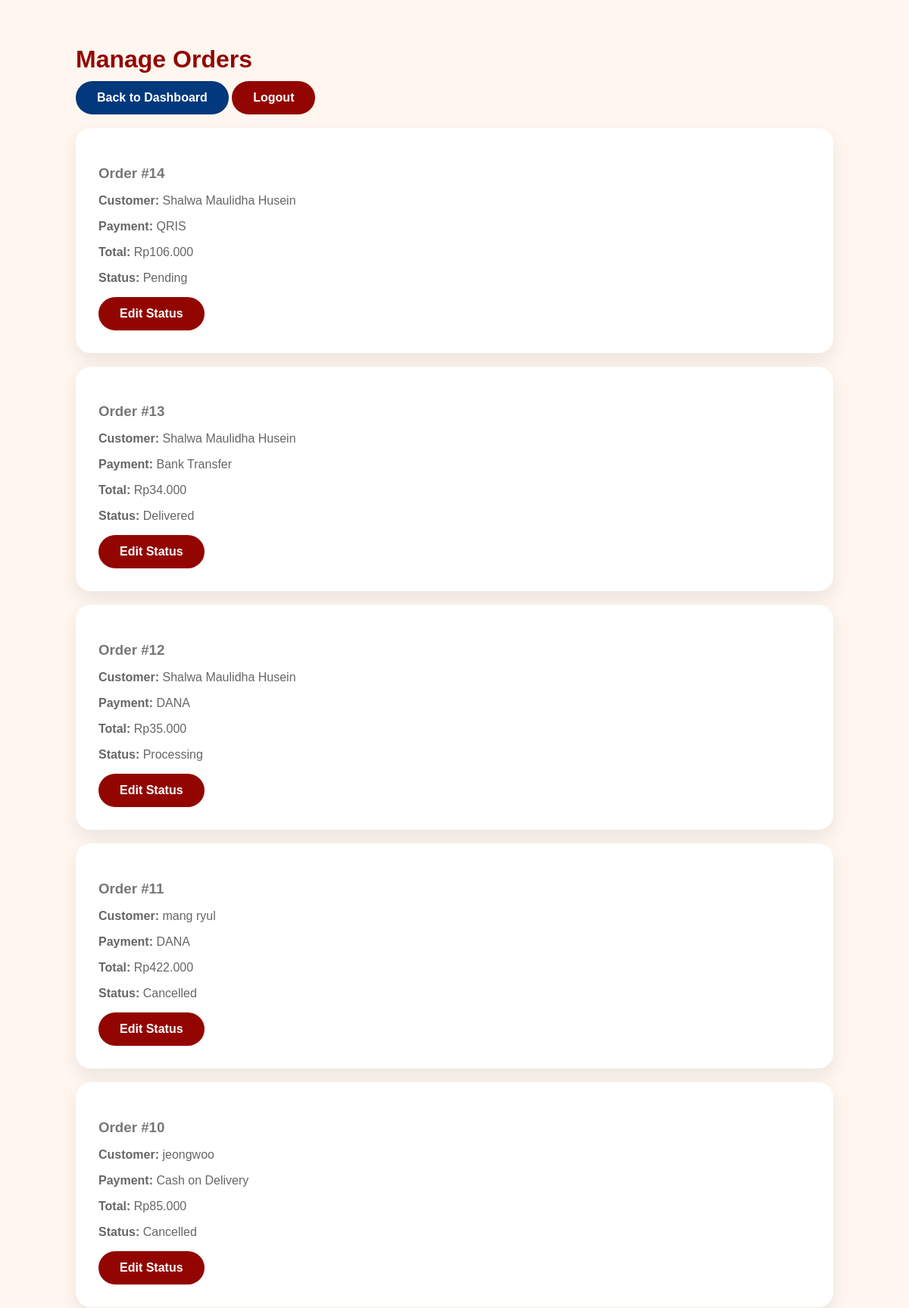
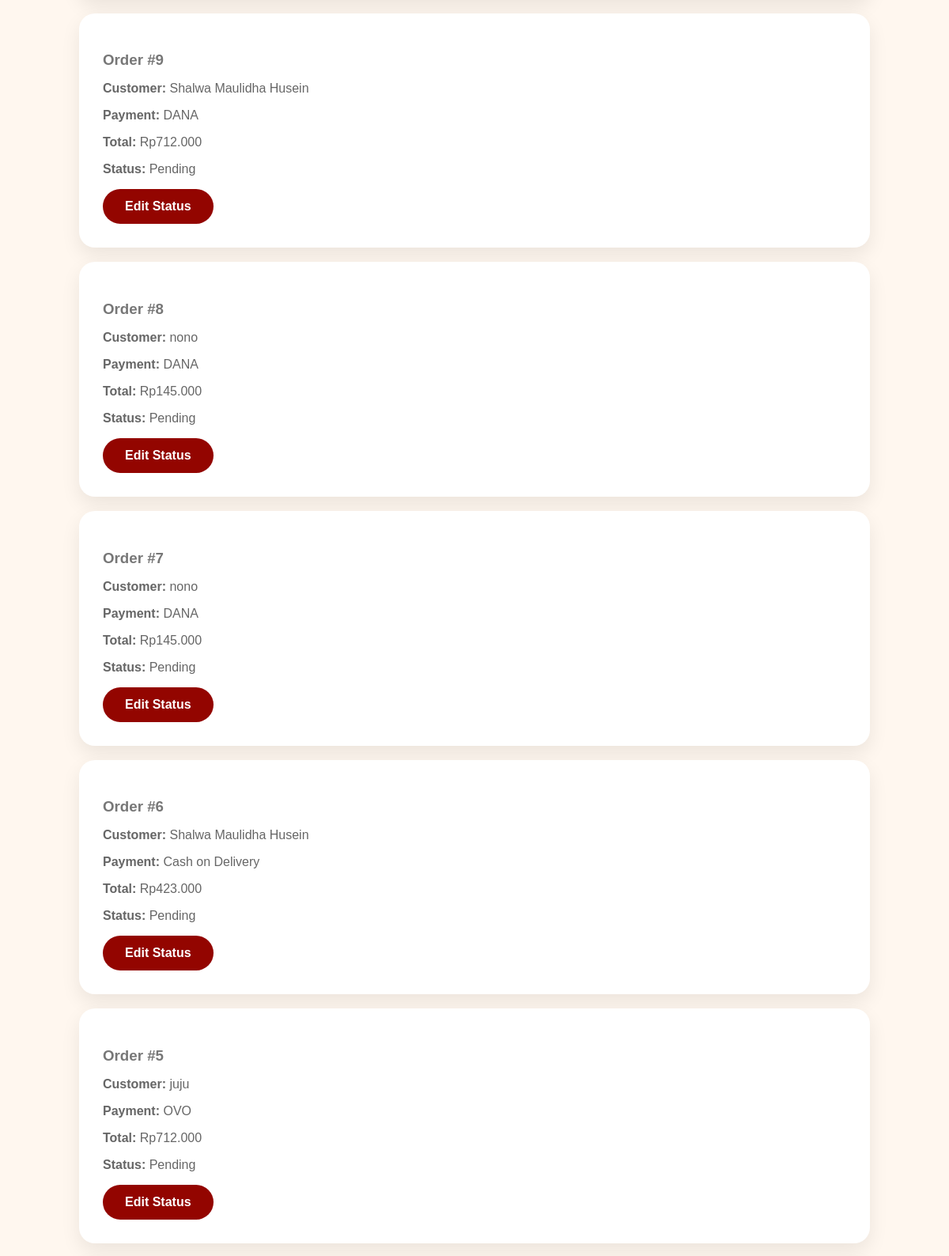
/orders.php (signed in, upper part), run on the app's committed database (2 pictures, top to bottom).
### tables this page shows
CREATE TABLE `orders` (
  `id` int(11) NOT NULL,
  `user_id` int(11) NOT NULL,
  `customer_name` varchar(100) NOT NULL,
  `phone` varchar(20) NOT NULL,
  `address` text NOT NULL,
  `payment_method` varchar(50) NOT NULL,
  `total` decimal(10,2) NOT NULL,
  `order_date` timestamp NOT NULL DEFAULT current_timestamp(),
  `status` varchar(30) NOT NULL DEFAULT 'Pending'
);

### orders.php (the view, shortened to what this page needs)
<?php
include "../connection.php";
$query = mysqli_query(
    $conn,
    "SELECT *
    FROM orders
    ORDER BY order_date DESC"
);
?>
<!DOCTYPE html>
<html>
<head>
    <link rel="stylesheet" href="admin.css">
</head>
<body>
<div class="container">
    <h1>Manage Orders</h1>
    <a href="dashboard.php" class="manage-btn">
        Back to Dashboard
    </a>
    <a href="../logout.php" class="logout-btn">
        Logout
    </a>
    <br><br>
    <?php while ($order = mysqli_fetch_assoc($query)) { ?>
        <div class="card">
            <h3>
                Order #<?= $order["id"]; ?>
            </h3>
            <p>
                <strong>Customer:</strong>
                <?= $order["customer_name"]; ?>
            </p>
            <p>
                <strong>Payment:</strong>
                <?= $order["payment_method"]; ?>
            </p>
            <p>
                <strong>Total:</strong>
                Rp<?= number_format($order["total"], 0, ",", "."); ?>
            </p>
            <p>
                <strong>Status:</strong>
                <?= $order["status"]; ?>
            </p>
            <a href="edit_order.php?id=<?= $order["id"]; ?>" class="logout-btn">
                Edit Status
            </a>
        </div>
        <br>
    <?php } ?>
</div>
</body>
</html>

### admin.css (style rules this page uses)
body { margin:0; background:#FFF7EF; font-family:'Nunito',sans-serif; }
.container { width:1000px; margin:60px auto; }
h1 { color:#930500; margin-bottom:10px; }
p { color:#666; }
.card { flex:1; background:#fff; padding:30px; border-radius:20px; box-shadow:0 10px 25px rgba(0,0,0,.08); transition:.3s; }
.card h3 { color:#777; margin-bottom:15px; }
a { text-decoration:none; }
.manage-btn, .home-btn, .logout-btn { display:inline-block; padding:13px 28px; border-radius:30px; font-weight:700; text-align:center; text-decoration:none; transition:.3s; }
.manage-btn { background:#02387C; color:#fff; }
.logout-btn { background:#930500; color:#fff; }

### data on the page
orders: id "14", customer_name "Shalwa Maulidha Husein", payment_method "QRIS", total "106.000", status "Pending"
orders: id "13", customer_name "Shalwa Maulidha Husein", payment_method "Bank Transfer", total "34.000", status "Delivered"
orders: id "12", customer_name "Shalwa Maulidha Husein", payment_method "DANA", total "35.000", status "Processing"
orders: id "11", customer_name "mang ryul", payment_method "DANA", total "422.000", status "Cancelled"
orders: id "10", customer_name "jeongwoo", payment_method "Cash on Delivery", total "85.000", status "Cancelled"
orders: id "9", customer_name "Shalwa Maulidha Husein", payment_method "DANA", total "712.000", status "Pending"
orders: id "8", customer_name "nono", payment_method "DANA", total "145.000", status "Pending"
orders: id "7", customer_name "nono", payment_method "DANA", total "145.000", status "Pending"
orders: id "6", customer_name "Shalwa Maulidha Husein", payment_method "Cash on Delivery", total "423.000", status "Pending"
orders: id "5", customer_name "juju", payment_method "OVO", total "712.000", status "Pending"
